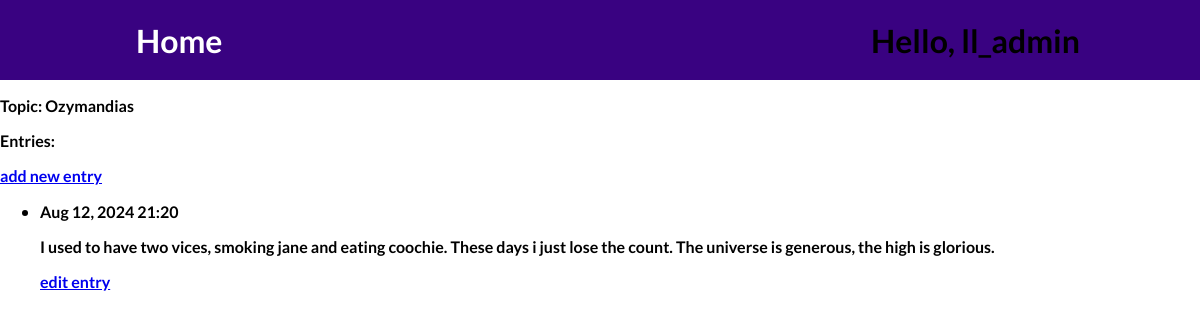
Page /topic/3 (signed in) on the committed database.
### learning_logs/models.py (models this page shows, shortened)
class Topic(models.Model):
    text = models.CharField(max_length = 200)
    date_added = models.DateTimeField(auto_now_add = True)
    owner = models.ForeignKey(User, on_delete=models.CASCADE)
    def __str__(self):
        return self.text

class Entry(models.Model):
    topic = models.ForeignKey(Topic, on_delete=models.CASCADE)
    text = models.TextField()
    date_added = models.DateTimeField(auto_now_add=True)
    class Meta:
        verbose_name_plural = 'entries'

### learning_logs/views.py (the view)
# urls.py: path('topic/<int:id>', views.topic, name='topic'),
@login_required
def topic(request, id):
  topic = Topic.objects.get(id=id)
  if topic.owner != request.user:
    raise Http404
  entries = topic.entry_set.order_by('-date_added')
  context = {'topic': topic, 'entries': entries}
  return render(request, 'learning_logs/topic.html', context)

### learning_logs/templates/learning_logs/topic.html
{% extends "learning_logs/base.html" %} {% block content %}
<p>Topic: {{ topic }}</p>
<p>Entries:</p>
<p>
  <a href="{% url 'new_entry' topic.id %}">add new entry</a>
</p>
<ul>
  {% for entry in entries%}
  <li>
    <p>{{ entry.date_added|date:'M d, Y H:i' }}</p>
    <p>{{ entry.text|linebreaks}}</p>
    <p>
      <a href="{% url 'edit_entry' entry.id %}">edit entry</a>
    </p>
  </li>
  {% empty %}
  <li>There are no entries for this topic yet.</li>
  {% endfor %}
</ul>
{%endblock %}

### learning_logs/templates/learning_logs/base.html (shortened to what this page needs)
{% load static %}
<!DOCTYPE html>
<html lang="en">
  <head>
    <link rel="stylesheet" href="{% static 'style.css' %}" />
  </head>
  <body>
    <header id="main-navigation">
      <h1><a href="{% url 'index' %}">Home</a><h1>
        <nav>
            {% if user.is_authenticated%}
            <p>Hello, {{ user.username}}</p>
            <a href="{% url 'logout' %}">Log out</a>
            {% else %}
            <a href="{% url 'signup' %}">Register</a>
            <a href="{% url 'login' %}">Log in</a>
            {% endif %}
      </header>
    {% block content %}
    {% endblock %}
  </body>
</html>

### static/style.css (style rules this page uses)
* { box-sizing: border-box; }
html { font-family: "Open Sans", "Lato", sans-serif; }
body { margin: 0; }
h1, h2, h3, p { font-family: "Lato", sans-serif; font-weight: bold; }
#main-navigation { width: 100%; height: 5rem; display: flex; justify-content: space-between; align-items: center; padding: 0 10%; background: #390281; }
#main-navigation a { text-decoration: none; color: white; font-weight: bold; margin-left: 1rem; }

### rows in the picture
Topic: text "Ozymandias"
Entry: date_added "Aug 12, 2024 21:20", text "I used to have two vices, smoking jane and eating coochie. These days i just lose the count. The universe is generous, the high is glorious."

### other values in the picture
{{ user.username }} "ll_admin"
